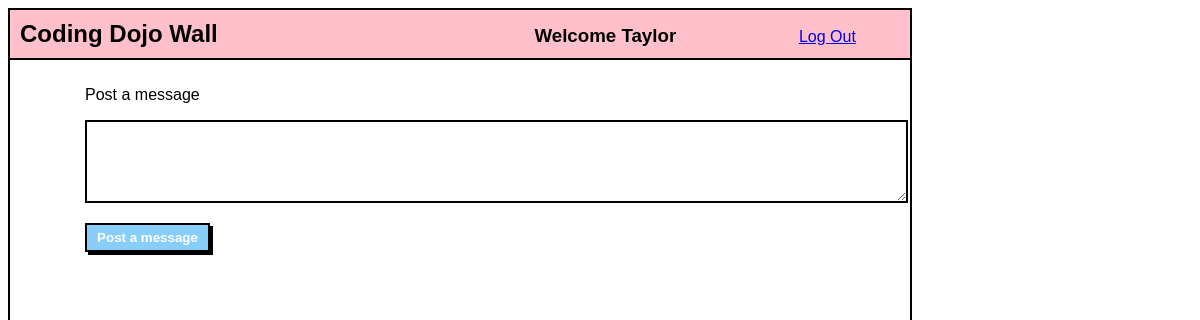
The page /wall (signed in) on the database as committed earlier.
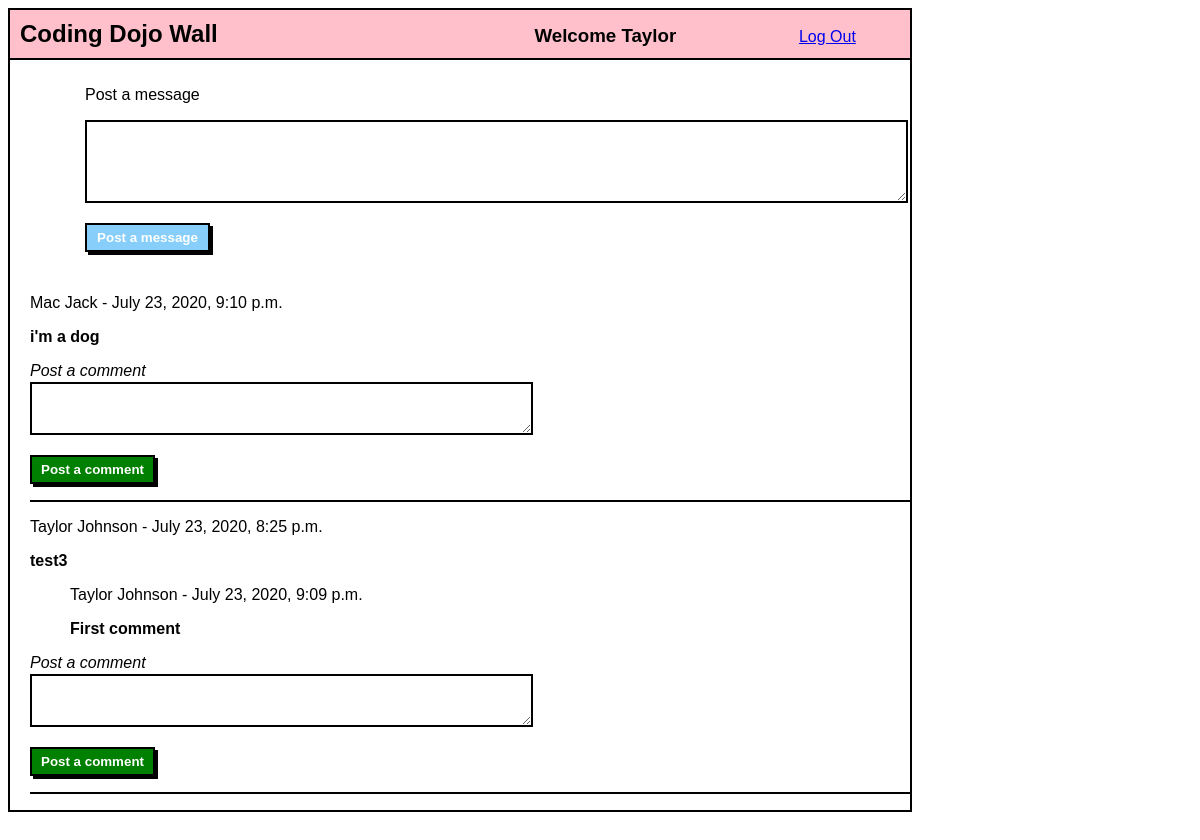
The same page on the database as committed later.
### main_app/models.py (models this page shows)
class User(models.Model):
    first_name = models.CharField(max_length=255)
    last_name = models.CharField(max_length=255)
    email = models.EmailField()
    password = models.CharField(max_length=255)
    objects = UserManager()
    created_at = models.DateTimeField(auto_now_add=True)
    updated_at = models.DateTimeField(auto_now=True)

class Message(models.Model):
    text = models.CharField(max_length=255)  # want to avoid same names when chaining i.e. Message.message
    creator =  models.ForeignKey(User, related_name="messages_posted", on_delete=models.CASCADE)  # OneToMany
    objects = MessageManager()
    created_at = models.DateTimeField(auto_now_add=True)
    updated_at = models.DateTimeField(auto_now=True)

class Comment(models.Model):
    text = models.CharField(max_length=255)
    creator = models.ForeignKey(User, related_name="comments_posted", on_delete=models.CASCADE) # OneToMany
    replying_to = models.ForeignKey(Message, related_name="reply_list", on_delete=models.CASCADE) # OneToMany
    objects = CommentManager()
    created_at = models.DateTimeField(auto_now_add=True)
    updated_at = models.DateTimeField(auto_now=True)

### main_app/views.py (the view)
# urls.py: path('', views.success),  # path('', views.index),  path('', views.wall)
def wall(request):
    if not "user_id" in request.session:
        messages.error(request, "You must be logged in to see the wall.")
        return redirect('/login_reg')
    else:
        user = User.objects.get(id=request.session['user_id'])
        context = {
            'user': user,
            "all_messages" : Message.objects.all()
        }
        return render(request, 'wall.html', context)

### main_app/templates/wall.html (shortened to what this page needs)
<!DOCTYPE html>
<html lang="en">
<head>
    {% load static %}
    <link rel="stylesheet" type="text/css" href="{% static 'style.css' %}">
</head>
<body>
    <div id="container">
        <div id="header">
            <h2>Coding Dojo Wall</h2>
            <h3>Welcome {{user.first_name}}</h3>
            <a href="/logout">Log Out</a>
        </div>
        <div id="post_message_div">
            <p>Post a message</p>
            <form action="/create_message" method="post">
                <textarea name="message" id="" cols="100" rows="5"></textarea>
                <p><button type="submit">Post a message</button></p>
            </form>
        </div>
        <div id="messages">
            {% for message in all_messages reversed %}
                <div class="message_box">
                    <p>{{message.creator.first_name}} {{message.creator.last_name}} - {{message.updated_at}}</p>
                    <p class="text">{{message.text}}</p>
                    {% for comment in message.reply_list.all %}
                        <div class="comments">
                            <p>{{comment.creator.first_name}} {{comment.creator.last_name}} - {{comment.updated_at}}</p>
                            <p class="text">{{comment.text}}</p>
                        </div>
                    {% endfor %}
                    <p id="post_comment">Post a comment</p>
                    <form action="/create_comment" method="post">
                        <textarea name="comment" id="" cols="60" rows="3"></textarea>
                        <p><button type="submit" id="comment_button">Post a comment</button></p>
                    </form>
                </div>
            {% endfor %}
        </div>
    </div>
</body>
</html>

### main_app/static/style.css (style rules this page uses)
#container { width: 900px; height: 800px; border: 2px solid black; font-family: 'Lucida Sans', 'Lucida Sans Regular', 'Lucida Grande', 'Lucida Sans Unicode', Geneva, Verdana, sans-serif; padding: 0px; overflow: auto; }
#header { background-color: pink; border-bottom: 2px solid black; width: 100%; margin: 0px; }
h2, h3, a { display: inline-block; margin: 10px; }
h2, h3 { width: 250px; }
h3 { margin-left: 250px; margin-right: 0px; }
a { width: 65px; }
#post_message_div { width: 100%; padding: 10px; margin-left: 65px; }
textarea { border: 2px solid black; }
button { border: 2px solid black; box-shadow: 3px 3px black; padding: 5px; width: 125px; font-weight: bold; color: white; background-color: lightskyblue; }
#comment_button { border: 2px solid black; box-shadow: 3px 3px black; padding: 5px; width: 125px; font-weight: bold; color: white; background-color: green; }
#messages { margin-left: 20px; }
.message_box { margin-bottom: 10px; border-bottom: 2px solid black; }
.comments { margin-left: 40px; }
.text { font-weight: bold; }
#post_comment { font-style: italic; margin-bottom: 2px; }

Rows that differ between the two databases and show on the page:
added Message: creator.first_name "Mac", creator.last_name "Jack", updated_at "July 23, 2020, 9:10 p.m.", text "i'm a dog"
added Message: creator.first_name "Taylor", creator.last_name "Johnson", updated_at "July 23, 2020, 8:25 p.m.", text "test3"
added Comment: creator.first_name "Taylor", creator.last_name "Johnson", updated_at "July 23, 2020, 9:09 p.m.", text "First comment"
